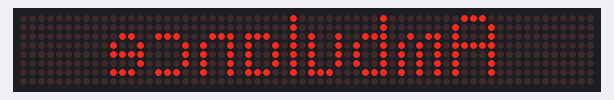
The sketch below on a simulated Arduino Uno, built with avr-gcc and run on an emulated ATmega328P. On the bench: 64×8 LED matrix.

Above: at 0.1 s.
At 1.2 s:
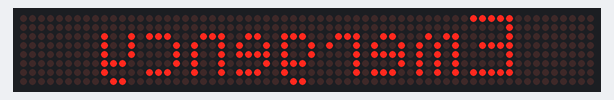

The sketch:

Parola_Ambulance.ino
```cpp
// Demonstrates reversed text (as if on front of an ambulance)
//
// MD_MAX72XX library can be found at https://github.com/MajicDesigns/MD_MAX72XX
//

#include <MD_Parola.h>
#include <MD_MAX72xx.h>
#include <SPI.h>

// Define the number of devices we have in the chain and the hardware interface
// NOTE: These pin numbers will probably not work with your hardware and may
// need to be adapted
#define HARDWARE_TYPE MD_MAX72XX::PAROLA_HW
#define MAX_DEVICES 8

#define PAUSE_TIME    1000
#define SCROLL_SPEED  50

#define CLK_PIN   13
#define DATA_PIN  11
#define CS_PIN    10

// HARDWARE SPI
MD_Parola P = MD_Parola(HARDWARE_TYPE, CS_PIN, MAX_DEVICES);
// SOFTWARE SPI
//MD_Parola P = MD_Parola(HARDWARE_TYPE, DATA_PIN, CLK_PIN, CS_PIN, MAX_DEVICES);

const char *msg[] =
{
  "Ambulance",
  "Emergency",
};

void setup(void)
{
  // initialise the LED display
  P.begin();
  P.setZoneEffect(0, true, PA_FLIP_LR);
}

void loop(void)
{
  static uint8_t cycle = 0;

  if (P.displayAnimate())
  {
    // set up the string
    P.displayText(msg[cycle], PA_CENTER, SCROLL_SPEED, PAUSE_TIME, PA_PRINT, PA_NO_EFFECT);

    // prepare for next pass
    cycle = (cycle + 1) % ARRAY_SIZE(msg);
  }
}
```

Measured:
- what the display in image 0 shows lasts 1.0 s, from 0.1 s to 1.1 s
- what the display in image 1 shows lasts 1.1 s, from 1.1 s to 2.2 s
